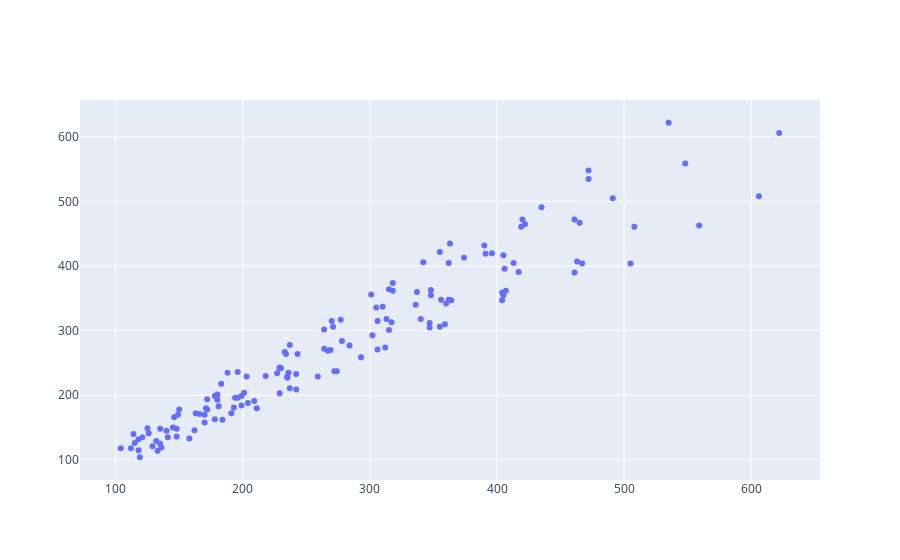

Notebook source saved alongside this figure:
### Code cell
import plotly.express as px
import plotly.graph_objects as go

fig = go.Figure()
fig.add_trace(go.Scatter(x=df1['Thousands of Passengers'][:-1], y=df1['Thousands of Passengers'][1:], mode='markers'))
fig.show()

### Figure 1 — Plotly figure (JSON) as saved in the notebook; plotly's stock layout.template omitted (floating-point values rounded to 4 significant figures; data arrays with more than 128 entries replaced by an {"elided": "..."} marker saying what was removed)
{"data": [{"mode": "markers", "type": "scatter", "x": {"elided": "143 int values"}, "y": {"elided": "143 int values"}}], "layout": {}}
